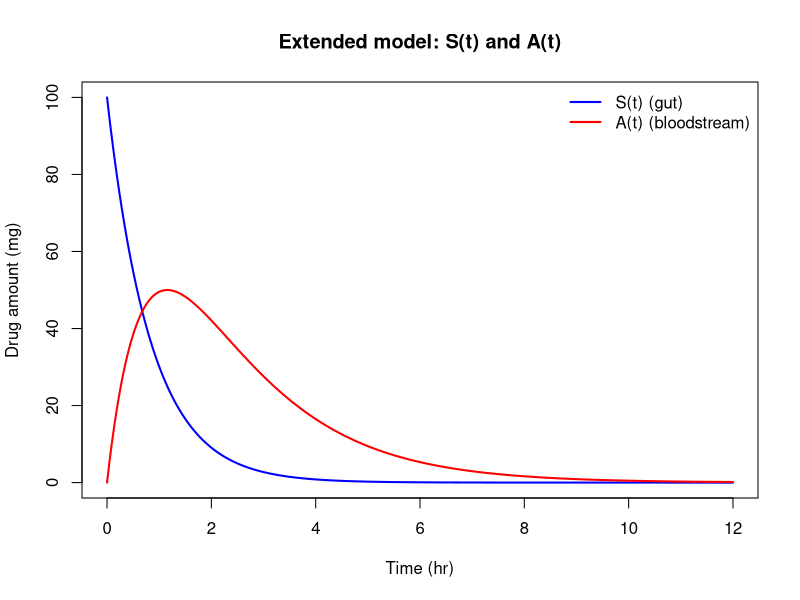
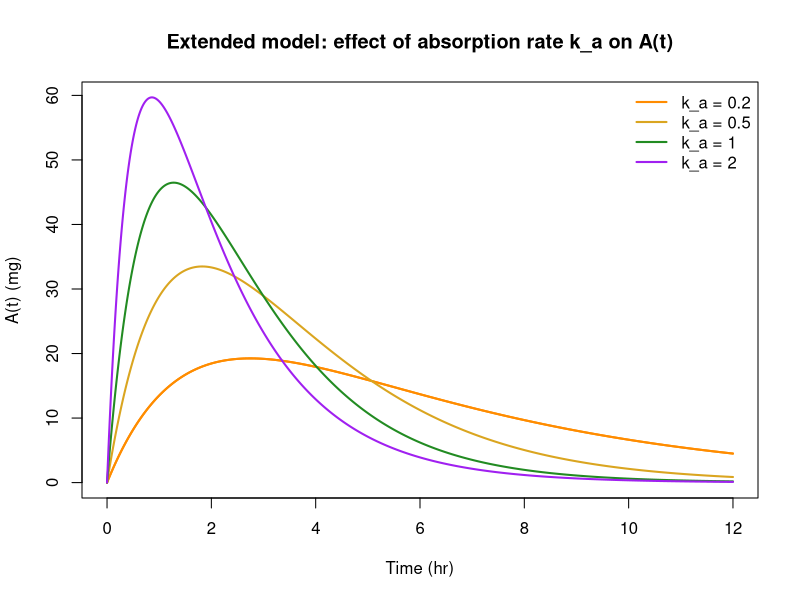
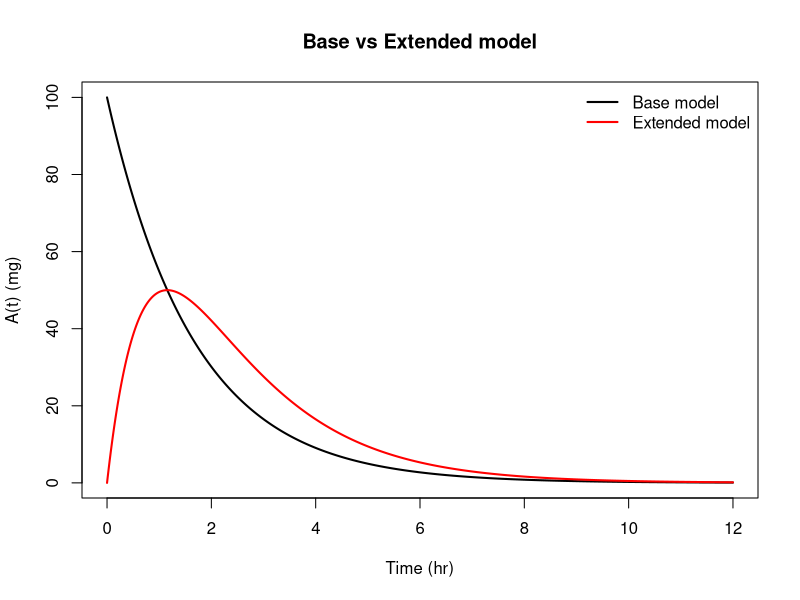

These figures' R source, in order:
# Parameters

S0    <- 100     # initial dose 
c     <- 0.6     # clearance rate
ka    <- 1.2     # absorption rate
t_end <- 12      # hours
time  <- seq(0, t_end, by = 0.01)

S <- function(t, S0, ka) {
  S0 * exp(-ka * t)
}

A_ext <- function(t, S0, ka, c) {
  (ka * S0 / (c - ka)) * (exp(-ka * t) - exp(-c * t))
}

A_base <- function(t, S0, c) {
  S0 * exp(-c * t)
}

# Figure 1: S(t) and A(t)

plot(time, S(time, S0, ka), type = "l", lwd = 2, col = "blue",
     xlab = "Time (hr)", ylab = "Drug amount (mg)",
     main = "Extended model: S(t) and A(t)")
lines(time, A_ext(time, S0, ka, c), lwd = 2, col = "red")

legend("topright",
       legend = c("S(t) (gut)", "A(t) (bloodstream)"),
       col = c("blue", "red"),
       lty = 1, lwd = 2, bty = "n")

# Figure 2: Effect of k_a

ka_values <- c(0.2, 0.5, 1.0, 2.0)
cols <- c("darkorange", "goldenrod", "forestgreen", "purple")

plot(time, A_ext(time, S0, ka_values[1], c), type = "l", lwd = 2,
     col = cols[1],
     xlab = "Time (hr)", ylab = "A(t) (mg)",
     main = "Extended model: effect of absorption rate k_a on A(t)",
     ylim = c(0, max(A_ext(time, S0, ka_values, c))))

for (i in seq_along(ka_values)) {
  lines(time, A_ext(time, S0, ka_values[i], c),
        lwd = 2, col = cols[i])
}

legend("topright",
       legend = paste("k_a =", ka_values),
       col = cols,
       lty = 1, lwd = 2, bty = "n")

# Figure 3: Base vs Extended

plot(time, A_base(time, S0, c), type = "l", lwd = 2, col = "black",
     xlab = "Time (hr)", ylab = "A(t) (mg)",
     main = "Base vs Extended model")
lines(time, A_ext(time, S0, ka, c), lwd = 2, col = "red")

legend("topright",
       legend = c("Base model", "Extended model"),
       col = c("black", "red"),
       lty = 1, lwd = 2, bty = "n")

